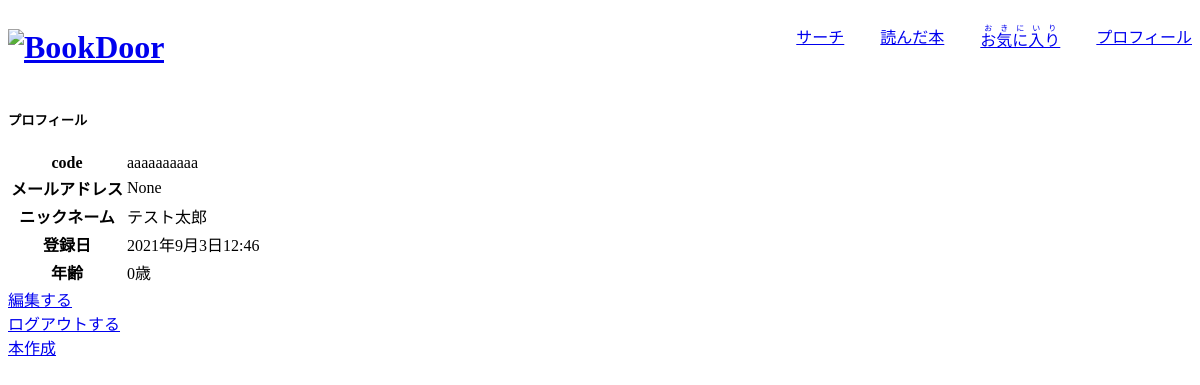
Page /accounts/profile/ (signed in) on the committed database.
### accounts/models.py (models this page shows, shortened)
class CustomUser(AbstractBaseUser, PermissionsMixin):
  username_validator = UnicodeUsernameValidator()
  username=models.CharField(
    'ユーザーネーム',
    max_length=20,
    unique=True,
    help_text='20文字以内です',
    validators=[username_validator],
    error_messages={
      'unique': "すでに登録されているユーザーネームです"
      },
  )
  code=models.CharField('コード', max_length=10,null=True)
  birthday=models.DateField('誕生日',null=True)
  date=models.DateTimeField('入会日', default=timezone.now)
  is_staff=models.BooleanField(
    'staff status',
    default=False,
    help_text=('Designates whether the user can log into this admin site.'),
  )
  is_active=models.BooleanField(
    'active',
    default=True,
    help_text=(
      'Designates whether this user should be treated as active.'
      'Unselect this instead of deleting accounts.'
      ),
  )
  objects=UserManager()
  USERNAME_FIELD='username'
  REQUIRED_FIELDS=[]
  class Meta:
    verbose_name='user'
    verbose_name_plural='users'

class Profile(models.Model):
  owner=models.ForeignKey(settings.AUTH_USER_MODEL,on_delete=models.CASCADE)
  nickname=models.CharField(max_length=20)
  choices=models.IntegerField()
  secret=models.CharField(max_length=20)
  email=models.EmailField(unique=True,null=True,blank=True)

### accounts/views.py (the view)
# urls.py: path('profile/', views.ProfileView.as_view(), name='profile'),
class ProfileView(LoginRequiredMixin,View):
  def get(self, request, *args, **kwargs):
    if Profile.objects.filter(owner=request.user).count()==0:
      return redirect(to='/accounts/profile_create')
    user_data=CustomUser.objects.get(id=request.user.id)
    today=datetime.date.today()
    birthday=user_data.birthday
    age=(int(today.strftime("%Y%m%d")) - int(birthday.strftime("%Y%m%d"))) // 10000
    user_profile=Profile.objects.filter(owner=request.user).values('nickname','email')
    return render(request, 'accounts/profile.html',{
      'user_data':user_data,
      'user_profile':user_profile[0],
      'age':age,
    })

### accounts/templates/accounts/profile.html (shortened to what this page needs)
{% extends 'accounts/layout.html' %}
{% block content %}
<div>
  <h5>プロフィール</h5>
  <table>
    <tbody>
      <tr>
        <th>code</th>
        <td>{{ user_data.code }}</td>
      </tr>
      <tr>
        <th>メールアドレス</th>
        <td>{{ user_profile.email }}</td>
      </tr>
      <tr>
        <th>ニックネーム</th>
        <td>{{ user_profile.nickname }}</td>
      </tr>
      <tr>
        <th>登録日</th>
        <td>{{ user_data.date }}</td>
      </tr>
      <tr>
        <th>年齢</th>
        <td>{{ age }}歳</td>
      </tr>
    </tbody>
  </table>
  <div>
    <a href="{% url 'accounts:profile_edit' %}">編集する</a>
  </div>
  <div>
    <a href="{% url 'account_logout' %}">ログアウトする</a>
  </div>
  {% if user_data.code == 'aaaaaaaaaa' %}
  <div>
    <a href="{% url 'bookdoor:book_create' %}">本作成</a>
  </div>
  {% endif %}
</div>
{% endblock %}

### rows in the picture
CustomUser: code "aaaaaaaaaa", date "2021年9月3日12:46"
Profile: nickname "テスト太郎"

### other values in the picture
{{ user_profile.email }} "None"
{{ age }} "0"
